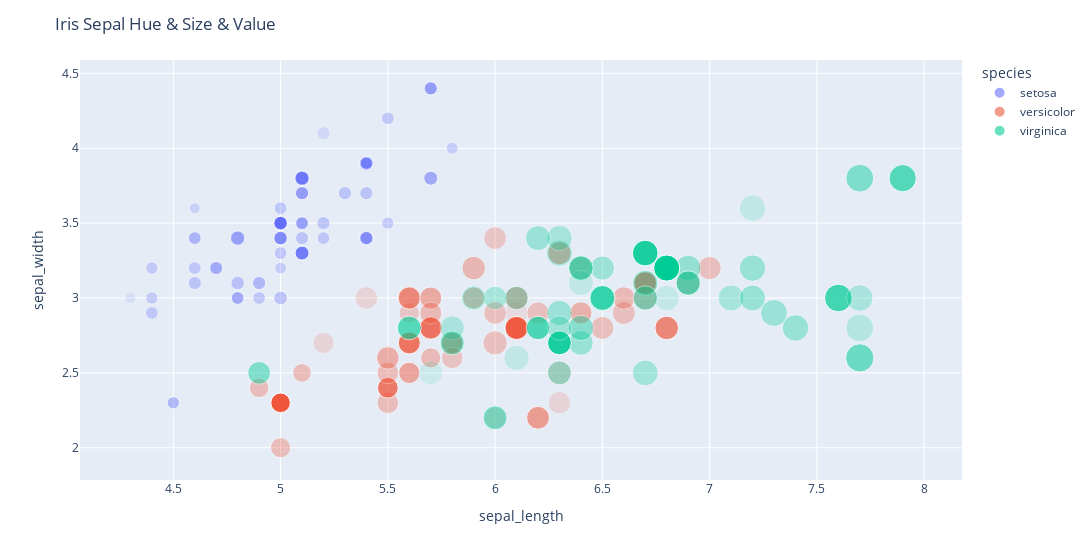

Here is the notebook cell this chart was saved with:
### Code cell
fig_5 = px.scatter(x='sepal_length', y='sepal_width', width=1300, size='petal_length', color='species', opacity=df['petal_area_normalized'], data_frame=df)
fig_5.update_layout(title='Iris Sepal Hue & Size & Value')
fig_5.show()

### Figure 1 — Plotly figure (JSON) as saved in the notebook; plotly's stock layout.template omitted (floating-point values rounded to 4 significant figures; data arrays with more than 128 entries replaced by an {"elided": "..."} marker saying what was removed)
{"data": [{"hoverlabel": {"namelength": 0}, "hovertemplate": "species=setosa<br>sepal_length=%{x}<br>sepal_width=%{y}<br>petal_length=%{marker.size}", "legendgroup": "setosa", "marker": {"color": "#636efa", "opacity": {"elided": "150 float values"}, "size": [1.4, 1.4, 1.3, 1.5, 1.4, 1.7, 1.4, 1.5, 1.4, 1.5, 1.5, 1.6, 1.4, 1.1, 1.2, 1.5, 1.3, 1.4, 1.7, 1.5, 1.7, 1.5, 1, 1.7, 1.9, 1.6, 1.6, 1.5, 1.4, 1.6, 1.6, 1.5, 1.5, 1.4, 1.5, 1.2, 1.3, 1.5, 1.3, 1.5, 1.3, 1.3, 1.3, 1.6, 1.9, 1.4, 1.6, 1.4, 1.5, 1.4], "sizemode": "area", "sizeref": 0.01725, "symbol": "circle"}, "mode": "markers", "name": "setosa", "showlegend": true, "type": "scatter", "x": [5.1, 4.9, 4.7, 4.6, 5, 5.4, 4.6, 5, 4.4, 4.9, 5.4, 4.8, 4.8, 4.3, 5.8, 5.7, 5.4, 5.1, 5.7, 5.1, 5.4, 5.1, 4.6, 5.1, 4.8, 5, 5, 5.2, 5.2, 4.7, 4.8, 5.4, 5.2, 5.5, 4.9, 5, 5.5, 4.9, 4.4, 5.1, 5, 4.5, 4.4, 5, 5.1, 4.8, 5.1, 4.6, 5.3, 5], "xaxis": "x", "y": [3.5, 3, 3.2, 3.1, 3.6, 3.9, 3.4, 3.4, 2.9, 3.1, 3.7, 3.4, 3, 3, 4, 4.4, 3.9, 3.5, 3.8, 3.8, 3.4, 3.7, 3.6, 3.3, 3.4, 3, 3.4, 3.5, 3.4, 3.2, 3.1, 3.4, 4.1, 4.2, 3.1, 3.2, 3.5, 3.1, 3, 3.4, 3.5, 2.3, 3.2, 3.5, 3.8, 3, 3.8, 3.2, 3.7, 3.3], "yaxis": "y"}, {"hoverlabel": {"namelength": 0}, "hovertemplate": "species=versicolor<br>sepal_length=%{x}<br>sepal_width=%{y}<br>petal_length=%{marker.size}", "legendgroup": "versicolor", "marker": {"color": "#EF553B", "opacity": {"elided": "150 float values"}, "size": [4.7, 4.5, 4.9, 4, 4.6, 4.5, 4.7, 3.3, 4.6, 3.9, 3.5, 4.2, 4, 4.7, 3.6, 4.4, 4.5, 4.1, 4.5, 3.9, 4.8, 4, 4.9, 4.7, 4.3, 4.4, 4.8, 5, 4.5, 3.5, 3.8, 3.7, 3.9, 5.1, 4.5, 4.5, 4.7, 4.4, 4.1, 4, 4.4, 4.6, 4, 3.3, 4.2, 4.2, 4.2, 4.3, 3, 4.1], "sizemode": "area", "sizeref": 0.01725, "symbol": "circle"}, "mode": "markers", "name": "versicolor", "showlegend": true, "type": "scatter", "x": [7, 6.4, 6.9, 5.5, 6.5, 5.7, 6.3, 4.9, 6.6, 5.2, 5, 5.9, 6, 6.1, 5.6, 6.7, 5.6, 5.8, 6.2, 5.6, 5.9, 6.1, 6.3, 6.1, 6.4, 6.6, 6.8, 6.7, 6, 5.7, 5.5, 5.5, 5.8, 6, 5.4, 6, 6.7, 6.3, 5.6, 5.5, 5.5, 6.1, 5.8, 5, 5.6, 5.7, 5.7, 6.2, 5.1, 5.7], "xaxis": "x", "y": [3.2, 3.2, 3.1, 2.3, 2.8, 2.8, 3.3, 2.4, 2.9, 2.7, 2, 3, 2.2, 2.9, 2.9, 3.1, 3, 2.7, 2.2, 2.5, 3.2, 2.8, 2.5, 2.8, 2.9, 3, 2.8, 3, 2.9, 2.6, 2.4, 2.4, 2.7, 2.7, 3, 3.4, 3.1, 2.3, 3, 2.5, 2.6, 3, 2.6, 2.3, 2.7, 3, 2.9, 2.9, 2.5, 2.8], "yaxis": "y"}, {"hoverlabel": {"namelength": 0}, "hovertemplate": "species=virginica<br>sepal_length=%{x}<br>sepal_width=%{y}<br>petal_length=%{marker.size}", "legendgroup": "virginica", "marker": {"color": "#00cc96", "opacity": {"elided": "150 float values"}, "size": [6, 5.1, 5.9, 5.6, 5.8, 6.6, 4.5, 6.3, 5.8, 6.1, 5.1, 5.3, 5.5, 5, 5.1, 5.3, 5.5, 6.7, 6.9, 5, 5.7, 4.9, 6.7, 4.9, 5.7, 6, 4.8, 4.9, 5.6, 5.8, 6.1, 6.4, 5.6, 5.1, 5.6, 6.1, 5.6, 5.5, 4.8, 5.4, 5.6, 5.1, 5.1, 5.9, 5.7, 5.2, 5, 5.2, 5.4, 5.1], "sizemode": "area", "sizeref": 0.01725, "symbol": "circle"}, "mode": "markers", "name": "virginica", "showlegend": true, "type": "scatter", "x": [6.3, 5.8, 7.1, 6.3, 6.5, 7.6, 4.9, 7.3, 6.7, 7.2, 6.5, 6.4, 6.8, 5.7, 5.8, 6.4, 6.5, 7.7, 7.7, 6, 6.9, 5.6, 7.7, 6.3, 6.7, 7.2, 6.2, 6.1, 6.4, 7.2, 7.4, 7.9, 6.4, 6.3, 6.1, 7.7, 6.3, 6.4, 6, 6.9, 6.7, 6.9, 5.8, 6.8, 6.7, 6.7, 6.3, 6.5, 6.2, 5.9], "xaxis": "x", "y": [3.3, 2.7, 3, 2.9, 3, 3, 2.5, 2.9, 2.5, 3.6, 3.2, 2.7, 3, 2.5, 2.8, 3.2, 3, 3.8, 2.6, 2.2, 3.2, 2.8, 2.8, 2.7, 3.3, 3.2, 2.8, 3, 2.8, 3, 2.8, 3.8, 2.8, 2.8, 2.6, 3, 3.4, 3.1, 3, 3.1, 3.1, 3.1, 2.7, 3.2, 3.3, 3, 2.5, 3, 3.4, 3], "yaxis": "y"}], "layout": {"legend": {"itemsizing": "constant", "title": {"text": "species"}, "tracegroupgap": 0}, "margin": {"t": 60}, "title": {"text": "Iris Sepal Hue & Size & Value"}, "width": 1300, "xaxis": {"anchor": "y", "domain": [0, 1], "title": {"text": "sepal_length"}}, "yaxis": {"anchor": "x", "domain": [0, 1], "title": {"text": "sepal_width"}}}}
